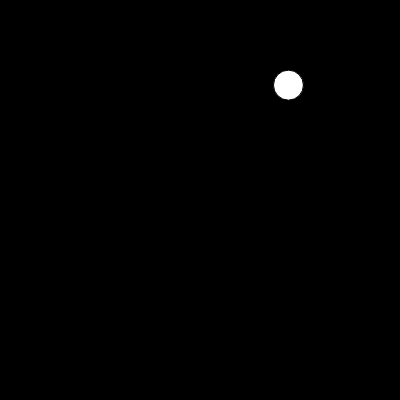
Frame 1 (no input)
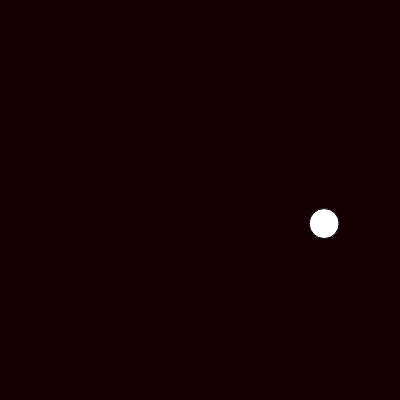
Frame 60 (no input)
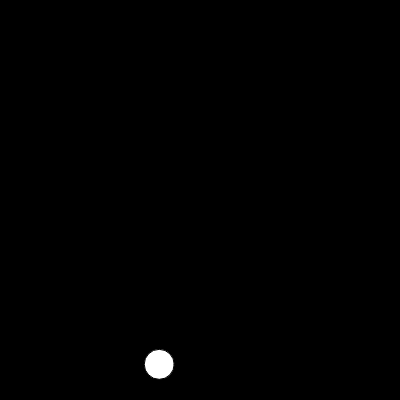
Frame 120 (the mouse pressed at the canvas centre since frame 60)

The p5.js sketch that drew these frames (run headless with seeded random() and noise() and a simulated clock; from frame 60 on, the mouse is pressed at the canvas centre):

// p5.js sketch
// ── sketch.js
// The ball has x,y and x-speed, y-speed & size
// Note: the speed is how far in each direction
// it moves for each frame (each draw())
let ballX;
let ballY;
let speedX;
let speedY;
let ballSize;

// we use flash for the red color
// when the ball hits the wall
let flash = 0;

function setup() {
  createCanvas(400, 400);
  
  // initial values
  ballX = random(width);
  ballY = random(height);
  speedX = random(2,3);
  speedY = random(2,3);
  ballSize = 30;
}

function draw() {
  
  // add the speed to the position
  ballX += speedX;
  ballY += speedY;
    
  // check collisions with left/right walls
  if (ballX >= width-ballSize/2 || ballX <= ballSize/2) {
    speedX = -speedX;
    flash = 25;
  }
  
  // check collisions with top/bottom walls
  if (ballY >= height-ballSize/2 || ballY <= ballSize/2) {
    speedY = -speedY;
    flash = 25;
  }
  
  // draw the background (potentially red)
  background(flash*10, 0, 0);  
  
  // draw the ball
  circle(ballX, ballY, ballSize);
  
  // decrement the flash so the red fades
  // but max sure it doesn't go below 0
  flash = max(--flash, 0);
}
